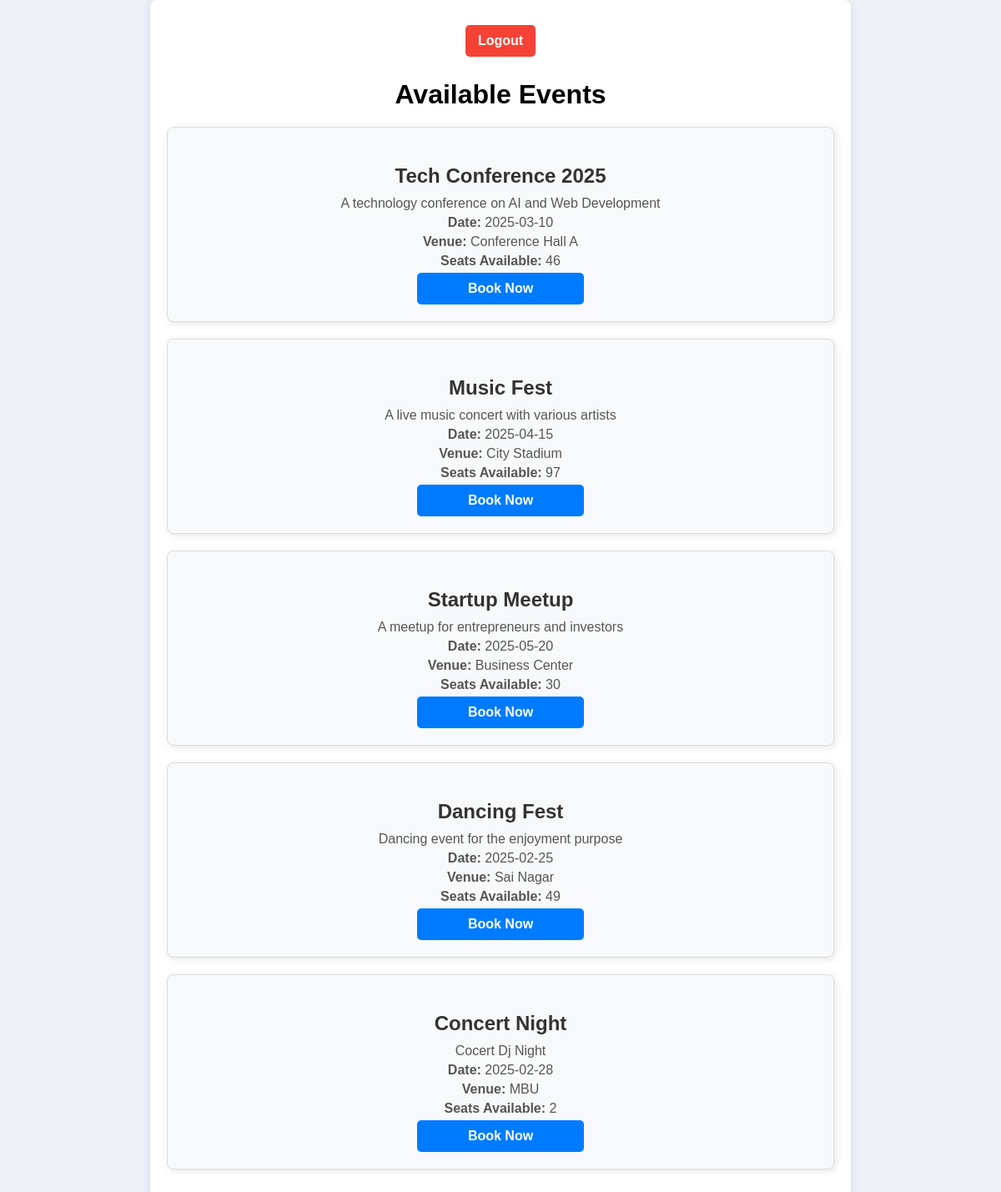
The page /event-booking-system/browse_events.php on the database its author committed.
### tables this page shows
CREATE TABLE `events` (
  `id` int(11) NOT NULL,
  `title` varchar(255) NOT NULL,
  `description` text NOT NULL,
  `date` date NOT NULL,
  `venue` varchar(255) NOT NULL,
  `available_seats` int(11) NOT NULL
);

### event-booking-system/browse_events.php (the view, shortened to what this page needs)
<?php
include("includes/config.php");
$user_id = $_SESSION['user_id'];
$sql = "SELECT * FROM events WHERE available_seats > 0";
$result = $conn->query($sql);
?>
<!DOCTYPE html>
<html lang="en">
<head>
    <link rel="stylesheet" href="../assets/css/style.css">
</head>
<body>
    <div class="container">
        <a href="logout.php" class="logout-button">Logout</a>
        <h2>Available Events</h2>
        <?php while ($row = $result->fetch_assoc()) {
            $event_id = $row['id'];
            $check_booking = $conn->query("SELECT * FROM bookings WHERE user_id = '$user_id' AND event_id = '$event_id'");
            $is_booked = $check_booking->num_rows > 0;
        ?>
            <div class="event">
                <h3><?= htmlspecialchars($row['title']) ?></h3>
                <p><?= htmlspecialchars($row['description']) ?></p>
                <p><strong>Date:</strong> <?= $row['date'] ?></p>
                <p><strong>Venue:</strong> <?= htmlspecialchars($row['venue']) ?></p>
                <p><strong>Seats Available:</strong> <?= $row['available_seats'] ?></p>
                <?php if ($is_booked) { ?>
                    <form action="cancel_booking.php" method="post">
                        <input type="hidden" name="event_id" value="<?= $event_id ?>">
                        <button type="submit" class="cancel-btn">Cancel Booking</button>
                    </form>
                <?php } else { ?>
                    <form action="book_event.php" method="post">
                        <button type="submit">Book Now</button>
                    </form>
                <?php } ?>
            </div>
        <?php } ?>
    </div>
</body>
</html>

### event-booking-system/css/style.css (style rules this page uses)
body { font-family: Arial, sans-serif; margin: 0; padding: 0; background-color: #eef1f7; text-align: center; display: flex; flex-direction: column; justify-content: center; align-items: center; min-height: 100vh; }
.container { width: 70%; margin: 40px auto; background: white; padding: 30px; box-shadow: 0px 0px 12px rgba(0, 0, 0, 0.1); border-radius: 8px; }
button { background: #28a745; color: white; padding: 12px 18px; border: none; cursor: pointer; font-size: 18px; border-radius: 6px; transition: background 0.3s; }

### event-booking-system/browse_events.php (style rules this page uses)
.logout-button { background-color: #f44336; color: white; padding: 10px 15px; text-align: center; text-decoration: none; border-radius: 5px; display: inline-block; margin-top: 10px; font-weight: bold; }
h2 { text-align: center; font-size: 2em; margin-bottom: 20px; font-weight: bold; }
.container { max-width: 800px; margin: 0 auto; padding: 20px; }
.event { background-color: #f8f9fa; border: 1px solid #ddd; border-radius: 8px; padding: 20px; margin-bottom: 20px; box-shadow: 2px 2px 10px rgba(0, 0, 0, 0.1); text-align: center; }
.event h3 { color: #333; margin-bottom: 10px; font-size: 1.5em; }
.event p { color: #555; margin: 5px 0; }
.event button { display: inline-block; width: 100%; max-width: 200px; background-color: #007bff; color: white; border: none; padding: 10px 15px; border-radius: 5px; cursor: pointer; font-weight: bold; transition: 0.3s; font-size: 1em; }

### rows shown on the page
events: title "Tech Conference 2025", description "A technology conference on AI and Web Development", date "2025-03-10", venue "Conference Hall A", available_seats "46"
events: title "Music Fest", description "A live music concert with various artists", date "2025-04-15", venue "City Stadium", available_seats "97"
events: title "Startup Meetup", description "A meetup for entrepreneurs and investors", date "2025-05-20", venue "Business Center", available_seats "30"
events: title "Dancing Fest", description "Dancing event for the enjoyment purpose", date "2025-02-25", venue "Sai Nagar", available_seats "49"
events: title "Concert Night", description "Cocert Dj Night", date "2025-02-28", venue "MBU", available_seats "2"
